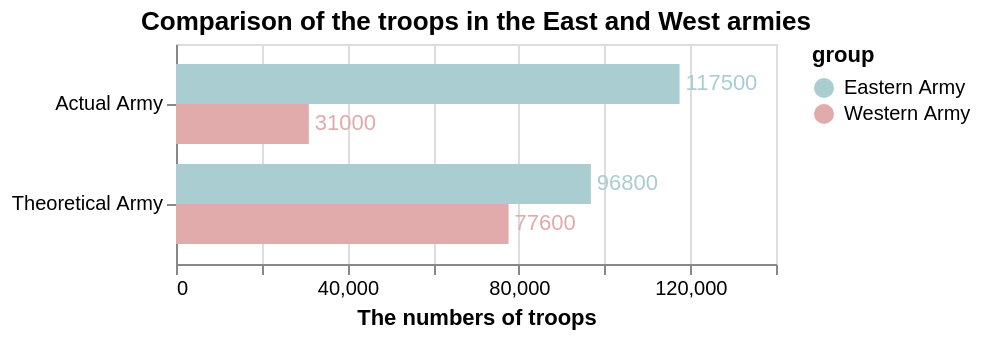

Vega-Lite specification stored for this chart:
### Vega-Lite specification from a JSON file in a GitHub repository (floating-point values rounded to 4 significant figures)
{"$schema": "https://vega.github.io/schema/vega-lite/v5.json", "title": "Comparison of the troops in the East and West armies", "width": "container", "data": {"values": [{"category": "Theoretical Army", "group": "Eastern Army", "value": 96800}, {"category": "Theoretical Army", "group": "Western Army", "value": 77600}, {"category": "Actual Army", "group": "Eastern Army", "value": 117500}, {"category": "Actual Army", "group": "Western Army", "value": 31000}]}, "encoding": {"y": {"field": "category", "title": null}, "x": {"field": "value", "type": "quantitative", "title": "The numbers of troops", "scale": {"domain": [0, 140000]}}, "yOffset": {"field": "group"}, "color": {"field": "group", "type": "nominal", "scale": {"domain": ["Eastern Army", "Western Army"], "range": ["#aacdd1", "#e1abab"]}}, "tooltip": [{"field": "group"}, {"field": "value", "title": "The numbers of troops"}]}, "layer": [{"mark": "bar"}, {"mark": {"type": "text", "align": "left", "baseline": "middle", "dx": 3}, "encoding": {"text": {"field": "value", "type": "quantitative"}}}], "config": {}}
